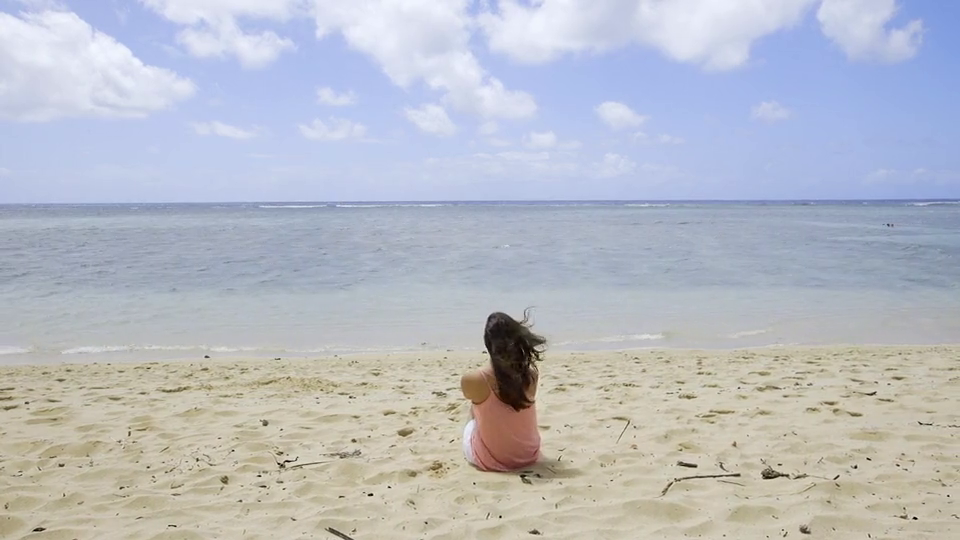
#> input picture frame 40 of videos/video1.mp4, 960 x 540 px
$ python 2.py
#> lines starting #> are read from the running program, lines starting #| are printed output that depends on the picture
import cv2
import numpy as np

# Kanade-Lucas-Tomasi (KLT) Feature Tracker
cap = cv2.VideoCapture('videos/video1.mp4')  # Change this to your video path

# Parameters for Shi-Tomasi corner detection
feature_params = dict(maxCorners=100, qualityLevel=0.3, minDistance=7, blockSize=7)

# Parameters for Lucas-Kanade optical flow
lk_params = dict(winSize=(15, 15), maxLevel=2, criteria=(cv2.TERM_CRITERIA_EPS | cv2.TERM_CRITERIA_COUNT, 10, 0.03))

# Take the first frame and detect corners in it
ret, old_frame = cap.read()
#> old_frame is the input picture: shape (540, 960, 3); mean B, G, R 196.1, 187.7, 184.2
old_gray = cv2.cvtColor(old_frame, cv2.COLOR_BGR2GRAY)
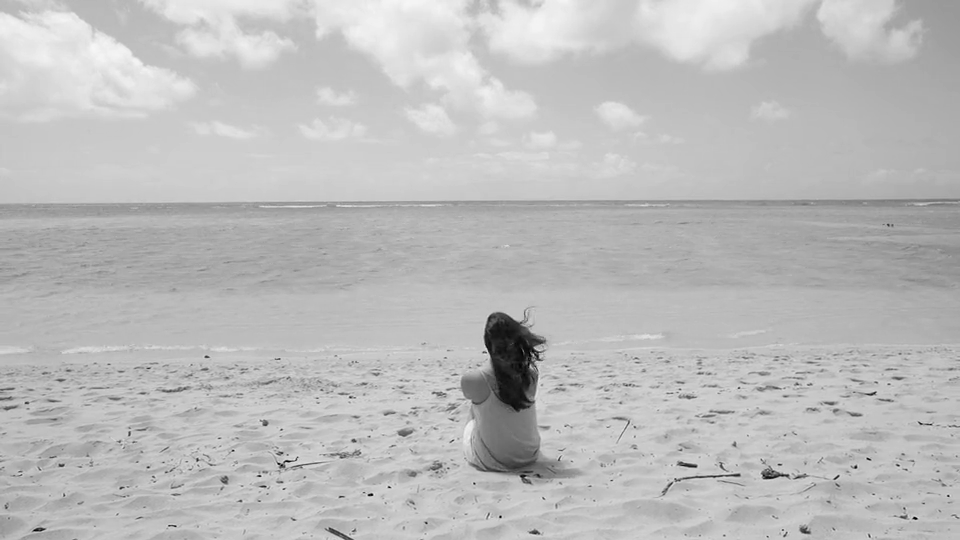
#> old_gray: shape (540, 960); min 0, max 247, mean 187.6
p0 = cv2.goodFeaturesToTrack(old_gray, mask=None, **feature_params)
#> p0 = 52 rows, first 8: [370, 494], [282, 464], [854, 467], [915, 518], [538, 358], [501, 517], [764, 476], [523, 477]

# Create a mask image for drawing purposes
mask = np.zeros_like(old_frame)

while True:
    ret, frame = cap.read()
    if not ret:
        break

    frame_gray = cv2.cvtColor(frame, cv2.COLOR_BGR2GRAY)

    # Calculate optical flow using Lucas-Kanade algorithm
    p1, st, err = cv2.calcOpticalFlowPyrLK(old_gray, frame_gray, p0, None, **lk_params)
#> p1 = 52 rows, first 8: [369.5, 494], [281.6, 464.1], [853.7, 467], [914.5, 518], [536.6, 357.3], [500.5, 517], [763.7, 476], [522.7, 477]; st = 52 values from 1 to 1; err = 52 values, max 17.82 at index 20, min 0.849 at index 36, mean 2.96

    # Select good points
    if p1 is not None:
        good_new = p1[st == 1]
#> good_new = 52 pairs, first value 26.74 to 948.5, second value 346.4 to 531
        good_old = p0[st == 1]
#> good_old = 52 pairs, first value 27 to 949, second value 347 to 531

        # Draw the tracks
        for i, (new, old) in enumerate(zip(good_new, good_old)):
            a, b = new.ravel()
            c, d = old.ravel()

            # Convert coordinates to integers
            mask = cv2.line(mask, (int(a), int(b)), (int(c), int(d)), (0, 255, 0), 2)
            frame = cv2.circle(frame, (int(a), int(b)), 5, (0, 255, 0), -1)
#> this loop made 52 passes
#> (a, b, c, d) on passes 1 to 12: (369.5, 494, 370, 494), (281.6, 464.1, 282, 464), (853.7, 467, 854, 467), (914.5, 518, 915, 518), (536.6, 357.3, 538, 358), (500.5, 517, 501, 517), (763.7, 476, 764, 476), (522.7, 477, 523, 477), (264.7, 423, 265, 423), (197.7, 461, 198, 461), (485.1, 352, 485, 352), (258.7, 474, 259, 474)
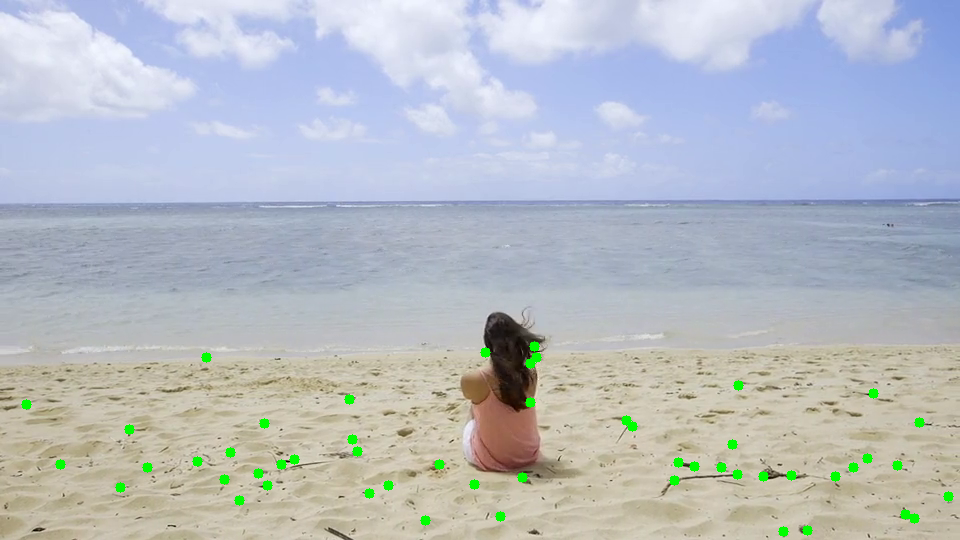
#> frame: shape (540, 960, 3); mean B, G, R 194.9, 188.5, 182.8
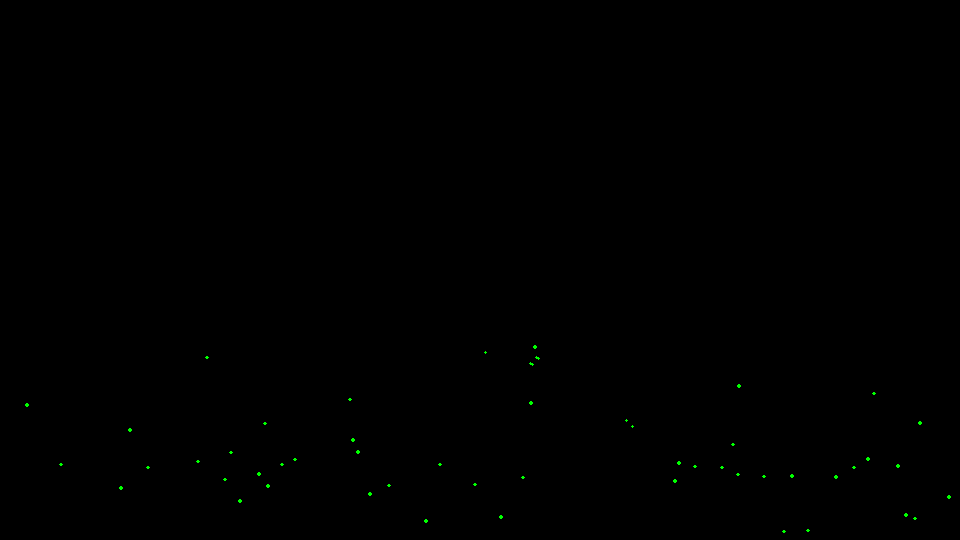
#> mask: shape (540, 960, 3); mean of channels 0, 1, 2 0, 0.2, 0; drawn as B, G, R

    # Overlay the mask on the current frame
    img = cv2.add(frame, mask)

    # Show the frame
    cv2.imshow('frame', img)

    # Exit if 'q' is pressed
    if cv2.waitKey(1) == ord('q'):
#> (key q is pressed here)
        break

    # Update the previous frame and previous points
    old_gray = frame_gray.copy()
    p0 = good_new.reshape(-1, 1, 2)

# Clean up
cap.release()
cv2.destroyAllWindows()
